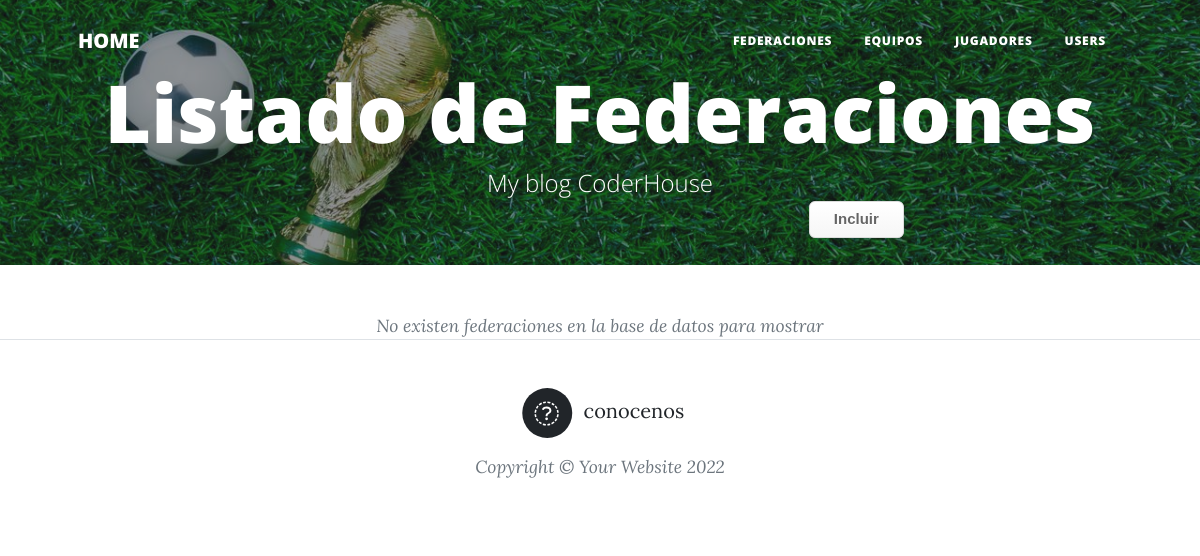
The app's page /federations, older data.
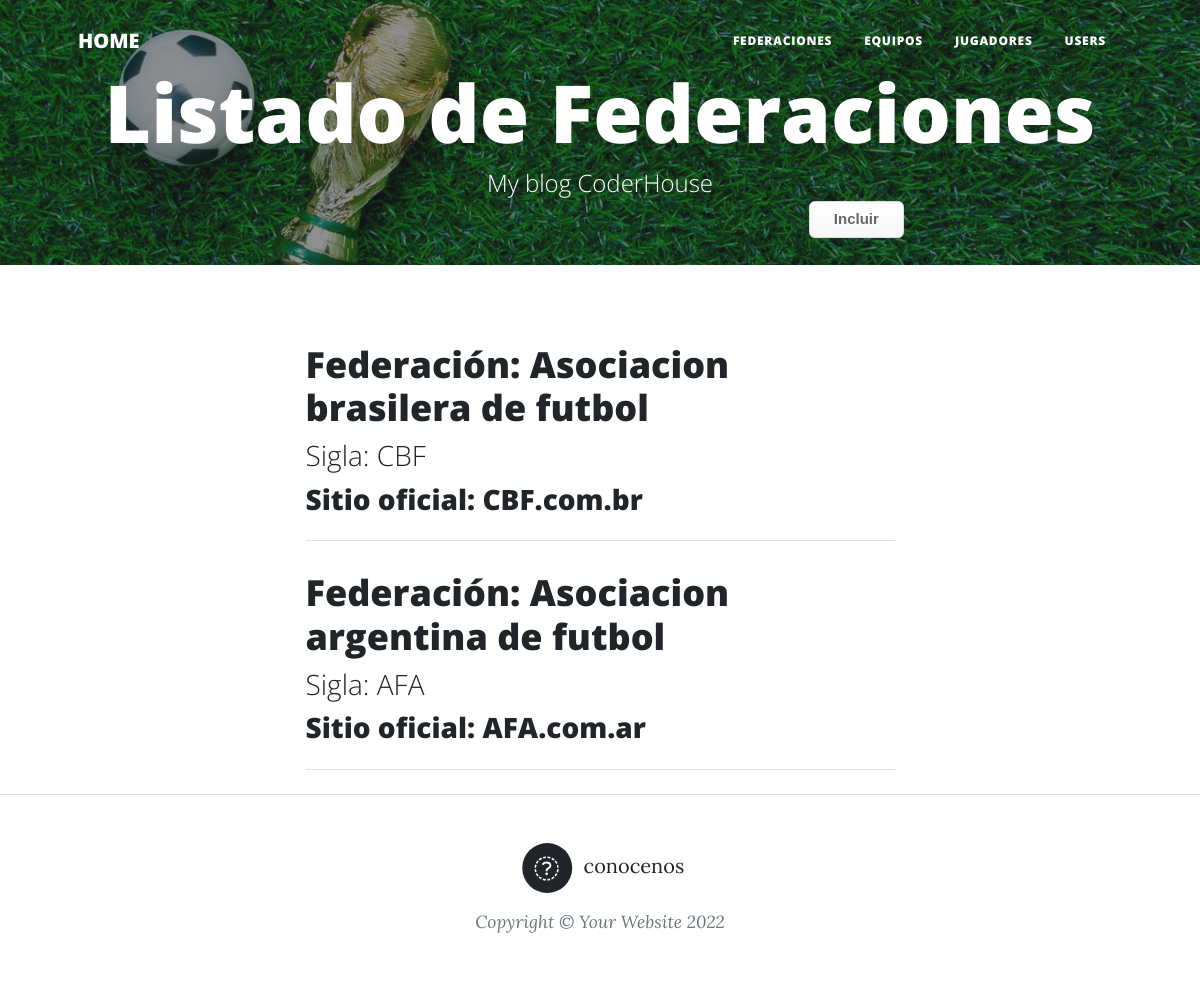
The same page, newer data.
### federations/models.py (models this page shows, shortened)
class Federation(models.Model):
    name = models.CharField(max_length=40)
    initials = models.CharField(max_length=40)
    official_website = models.CharField(max_length=40)
    image = models.ImageField(upload_to = "shields", null = True, blank= True)

### federations/views.py (the view)
# urls.py: path("federations", views.federations, name="federations-list"),
def federations(request):
    federations = Federation.objects.all()
    context_dict = {"federations": federations}
    return render(
        request = request,
        context = context_dict,
        template_name="federations/federations_list.html",
    )

### federations/templates/federations/federations_list.html (shortened to what this page needs)
{% extends "home/index.html" %}
{% load static %}
{% block my_blog_header %}
    <header class="masthead" style="background-image: url('/static/home/assets/img/FIFA.jpg')">
        <div class="container position-relative px-4 px-lg-5">
            <div class="row gx-4 gx-lg-5 justify-content-center">
                <div class="col-md-15 col-lg-16 col-xl-14">
                    <div class="site-heading">
                        <h1>Listado de Federaciones</h1>
                        <span class="subheading">My blog CoderHouse</span>
                    </div>
                </div>
            </div>
            <a class="button_custom" href="{% url 'federations:federation-add' %}">Incluir</a>
        </div>
    </header>
{% endblock %}
{% block my_blog_content %}
{% if not federations %}
        <div class="small text-center text-muted fst-italic">No existen federaciones en la base de datos para mostrar</div>
{% endif %}
{% for federation in federations %}
        <div class="post-preview">
            <a href="{% url 'federations:federation-detail' federation.id %}">
                <h3 class="post-title">Federación: {{ federation.name }} </h3>
                <h3 class="post-subtitle">Sigla: {{ federation.initials }}</h3>
            </a>
            <h3 class="post-subtitle">Sitio oficial: {{ federation.official_website }}</h3>
        </div>
        <hr class="my-4" />
    {% endfor %}
{% endblock %}

### home/templates/home/index.html (shortened to what this page needs)
<!DOCTYPE html>
<html lang="en">
    <head>
        {% load static %}
        <link href="{% static 'home/css/styles.css' %}" rel="stylesheet" />
    </head>
    <body>
        <nav class="navbar navbar-expand-lg navbar-light" id="mainNav">
            <div class="container px-4 px-lg-5">
                <a class="navbar-brand" href="{% url 'home:index' %}">HOME</a>
                <div class="collapse navbar-collapse" id="navbarResponsive">
                    <ul class="navbar-nav ms-auto py-4 py-lg-0">
                        <li class="nav-item"><a class="nav-link px-lg-3 py-3 py-lg-4" href="{% url 'federations:federations-list' %}">Federaciones</a></li>
                        <li class="nav-item"><a class="nav-link px-lg-3 py-3 py-lg-4" href="{% url 'teams:teams-list' %}">Equipos</a></li>
                        <li class="nav-item"><a class="nav-link px-lg-3 py-3 py-lg-4" href="{% url 'players:players-list' %}">Jugadores</a></li>
                        <li class="nav-item"><a class="nav-link px-lg-3 py-3 py-lg-4" href="{% url 'home:login' %}">Users</a></li>
                    </ul>
                </div>
            </div>
        </nav>
        {% block my_blog_header %}{% endblock %}
        <div class="container px-4 px-lg-5">
            <div class="row gx-4 gx-lg-5 justify-content-center">
                <div class="col-md-10 col-lg-8 col-xl-7">
                    {% block my_blog_content %}{% endblock %}
                </div>
            </div>
        </div>
        <footer class="border-top">
            <div class="container px-4 px-lg-5">
                <div class="row gx-4 gx-lg-5 justify-content-center">
                    <div class="col-md-10 col-lg-8 col-xl-7">
                        <ul class="list-inline text-center">
                            <li class="list-inline-item">
                                <a href="{% url 'home:about' %}">
                                    <span class="fa-stack fa-lg">
                                        <i class="fas fa-circle fa-stack-2x"></i>
                                        <i class="fab fa-info fa-stack-1x fa-inverse"></i>
                                    </span>
                                    conocenos
                                </a>
                            </li>
                        </ul>
                        <div class="small text-center text-muted fst-italic">Copyright &copy; Your Website 2022</div>
                    </div>
                </div>
            </div>
        </footer>
    </body>
</html>

Row changes from the older to the newer data that the page shows:
added Federation: name "Asociacion brasilera de futbol", initials "CBF", official_website "CBF.com.br"
added Federation: name "Asociacion argentina de futbol", initials "AFA", official_website "AFA.com.ar"
Text that changed along with them:
text no longer shown: "No existen federaciones en la base de datos para mostrar"
